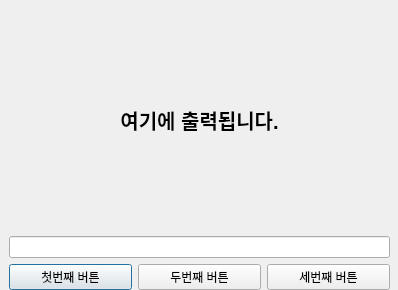
<?xml version="1.0" encoding="UTF-8"?>
<ui version="4.0">
 <class>Dialog</class>
 <widget class="QDialog" name="Dialog">
  <property name="geometry">
   <rect>
    <x>0</x>
    <y>0</y>
    <width>398</width>
    <height>290</height>
   </rect>
  </property>
  <property name="windowTitle">
   <string>Dialog</string>
  </property>
  <widget class="QWidget" name="verticalLayoutWidget">
   <property name="geometry">
    <rect>
     <x>9</x>
     <y>9</y>
     <width>381</width>
     <height>281</height>
    </rect>
   </property>
   <layout class="QVBoxLayout" name="verticalLayout">
    <item>
     <widget class="QLabel" name="lb">
      <property name="font">
       <font>
        <family>Arial</family>
        <pointsize>15</pointsize>
        <weight>75</weight>
        <bold>true</bold>
       </font>
      </property>
      <property name="text">
       <string>여기에 출력됩니다.</string>
      </property>
      <property name="alignment">
       <set>Qt::AlignCenter</set>
      </property>
     </widget>
    </item>
    <item>
     <widget class="QLineEdit" name="le"/>
    </item>
    <item>
     <layout class="QHBoxLayout" name="horizontalLayout">
      <item>
       <widget class="QPushButton" name="pb_1">
        <property name="text">
         <string>첫번째 버튼</string>
        </property>
       </widget>
      </item>
      <item>
       <widget class="QPushButton" name="pb_2">
        <property name="text">
         <string>두번째 버튼</string>
        </property>
       </widget>
      </item>
      <item>
       <widget class="QPushButton" name="pb_3">
        <property name="text">
         <string>세번째 버튼</string>
        </property>
       </widget>
      </item>
     </layout>
    </item>
   </layout>
  </widget>
 </widget>
 <resources/>
 <connections>
  <connection>
   <sender>pb_1</sender>
   <signal>clicked()</signal>
   <receiver>Dialog</receiver>
   <slot>slot_1st()</slot>
   <hints>
    <hint type="sourcelabel">
     <x>50</x>
     <y>232</y>
    </hint>
    <hint type="destinationlabel">
     <x>50</x>
     <y>267</y>
    </hint>
   </hints>
  </connection>
  <connection>
   <sender>pb_2</sender>
   <signal>clicked()</signal>
   <receiver>Dialog</receiver>
   <slot>slot_2nd()</slot>
   <hints>
    <hint type="sourcelabel">
     <x>169</x>
     <y>228</y>
    </hint>
    <hint type="destinationlabel">
     <x>174</x>
     <y>256</y>
    </hint>
   </hints>
  </connection>
  <connection>
   <sender>pb_3</sender>
   <signal>clicked()</signal>
   <receiver>Dialog</receiver>
   <slot>slot_3rd()</slot>
   <hints>
    <hint type="sourcelabel">
     <x>345</x>
     <y>236</y>
    </hint>
    <hint type="destinationlabel">
     <x>349</x>
     <y>275</y>
    </hint>
   </hints>
  </connection>
  <connection>
   <sender>le</sender>
   <signal>textChanged(QString)</signal>
   <receiver>lb</receiver>
   <slot>setText(QString)</slot>
   <hints>
    <hint type="sourcelabel">
     <x>132</x>
     <y>140</y>
    </hint>
    <hint type="destinationlabel">
     <x>137</x>
     <y>96</y>
    </hint>
   </hints>
  </connection>
 </connections>
 <slots>
  <slot>slot_1st()</slot>
  <slot>slot_2nd()</slot>
  <slot>slot_3rd()</slot>
 </slots>
</ui>
